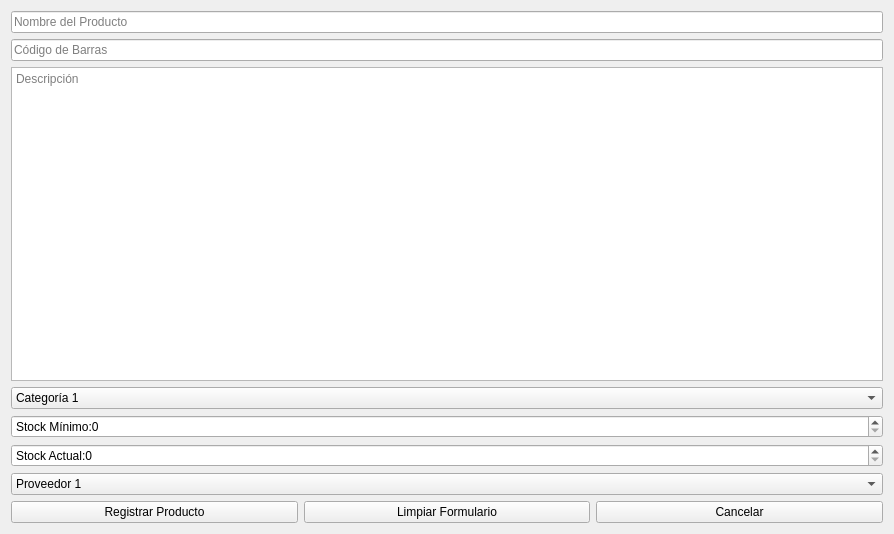
<?xml version="1.0" encoding="UTF-8"?>
<ui version="4.0">
 <class>FormularioRegistroProductos</class>
 <widget class="QWidget" name="FormularioRegistroProductos">
  <property name="geometry">
   <rect>
    <x>0</x>
    <y>0</y>
    <width>894</width>
    <height>534</height>
   </rect>
  </property>
  <property name="windowTitle">
   <string>Registro de Productos</string>
  </property>
  <layout class="QVBoxLayout" name="verticalLayout">
   <item>
    <widget class="QLineEdit" name="nombreProducto">
     <property name="placeholderText">
      <string>Nombre del Producto</string>
     </property>
    </widget>
   </item>
   <item>
    <widget class="QLineEdit" name="codigoBarras">
     <property name="placeholderText">
      <string>Código de Barras</string>
     </property>
    </widget>
   </item>
   <item>
    <widget class="QTextEdit" name="descripcion">
     <property name="placeholderText">
      <string>Descripción</string>
     </property>
    </widget>
   </item>
   <item>
    <widget class="QComboBox" name="categoria">
     <item>
      <property name="text">
       <string>Categoría 1</string>
      </property>
     </item>
     <item>
      <property name="text">
       <string>Categoría 2</string>
      </property>
     </item>
    </widget>
   </item>
   <item>
    <widget class="QSpinBox" name="stockMinimo">
     <property name="prefix">
      <string>Stock Mínimo:</string>
     </property>
    </widget>
   </item>
   <item>
    <widget class="QSpinBox" name="stockActual">
     <property name="prefix">
      <string>Stock Actual:</string>
     </property>
    </widget>
   </item>
   <item>
    <widget class="QComboBox" name="proveedor">
     <item>
      <property name="text">
       <string>Proveedor 1</string>
      </property>
     </item>
     <item>
      <property name="text">
       <string>Proveedor 2</string>
      </property>
     </item>
    </widget>
   </item>
   <item>
    <layout class="QHBoxLayout" name="buttonLayout">
     <item>
      <widget class="QPushButton" name="registrarProducto">
       <property name="text">
        <string>Registrar Producto</string>
       </property>
      </widget>
     </item>
     <item>
      <widget class="QPushButton" name="limpiarFormulario">
       <property name="text">
        <string>Limpiar Formulario</string>
       </property>
      </widget>
     </item>
     <item>
      <widget class="QPushButton" name="cancelar">
       <property name="text">
        <string>Cancelar</string>
       </property>
      </widget>
     </item>
    </layout>
   </item>
  </layout>
 </widget>
 <resources/>
 <connections/>
</ui>
